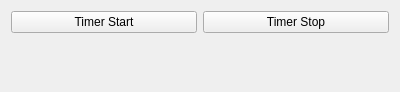
<?xml version="1.0" encoding="UTF-8"?>
<ui version="4.0">
 <class>Widget</class>
 <widget class="QWidget" name="Widget">
  <property name="geometry">
   <rect>
    <x>0</x>
    <y>0</y>
    <width>400</width>
    <height>92</height>
   </rect>
  </property>
  <property name="windowTitle">
   <string>Widget</string>
  </property>
  <layout class="QVBoxLayout" name="verticalLayout">
   <item>
    <layout class="QHBoxLayout" name="horizontalLayout">
     <item>
      <widget class="QPushButton" name="pbtStart">
       <property name="text">
        <string>Timer Start</string>
       </property>
      </widget>
     </item>
     <item>
      <widget class="QPushButton" name="pbtStop">
       <property name="text">
        <string>Timer Stop</string>
       </property>
      </widget>
     </item>
    </layout>
   </item>
   <item>
    <layout class="QHBoxLayout" name="horizontalLayout_2">
     <item>
      <widget class="QLabel" name="leCurrentTime">
       <property name="text">
        <string/>
       </property>
      </widget>
     </item>
    </layout>
   </item>
  </layout>
 </widget>
 <layoutdefault spacing="6" margin="11"/>
 <resources/>
 <connections/>
</ui>
